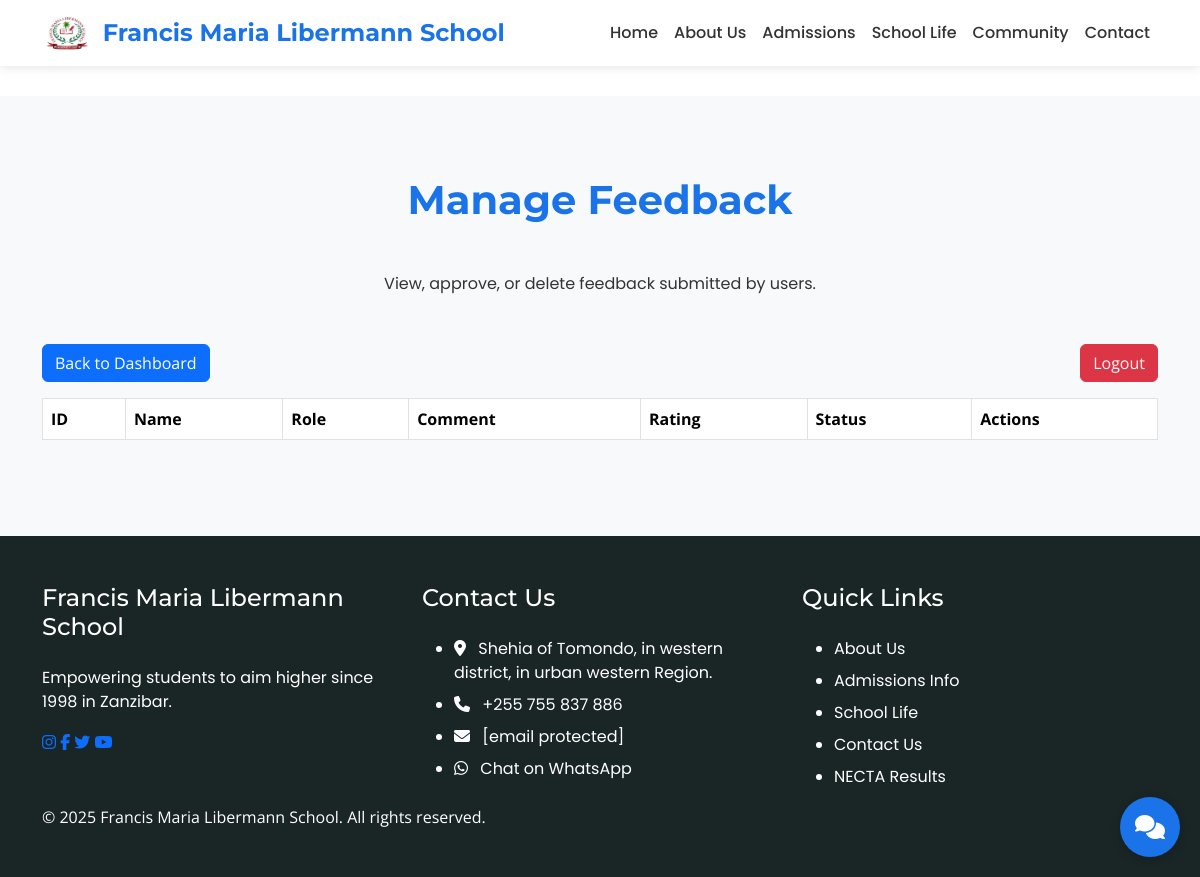
Page /admin/feedback (signed in) on the earlier database version.
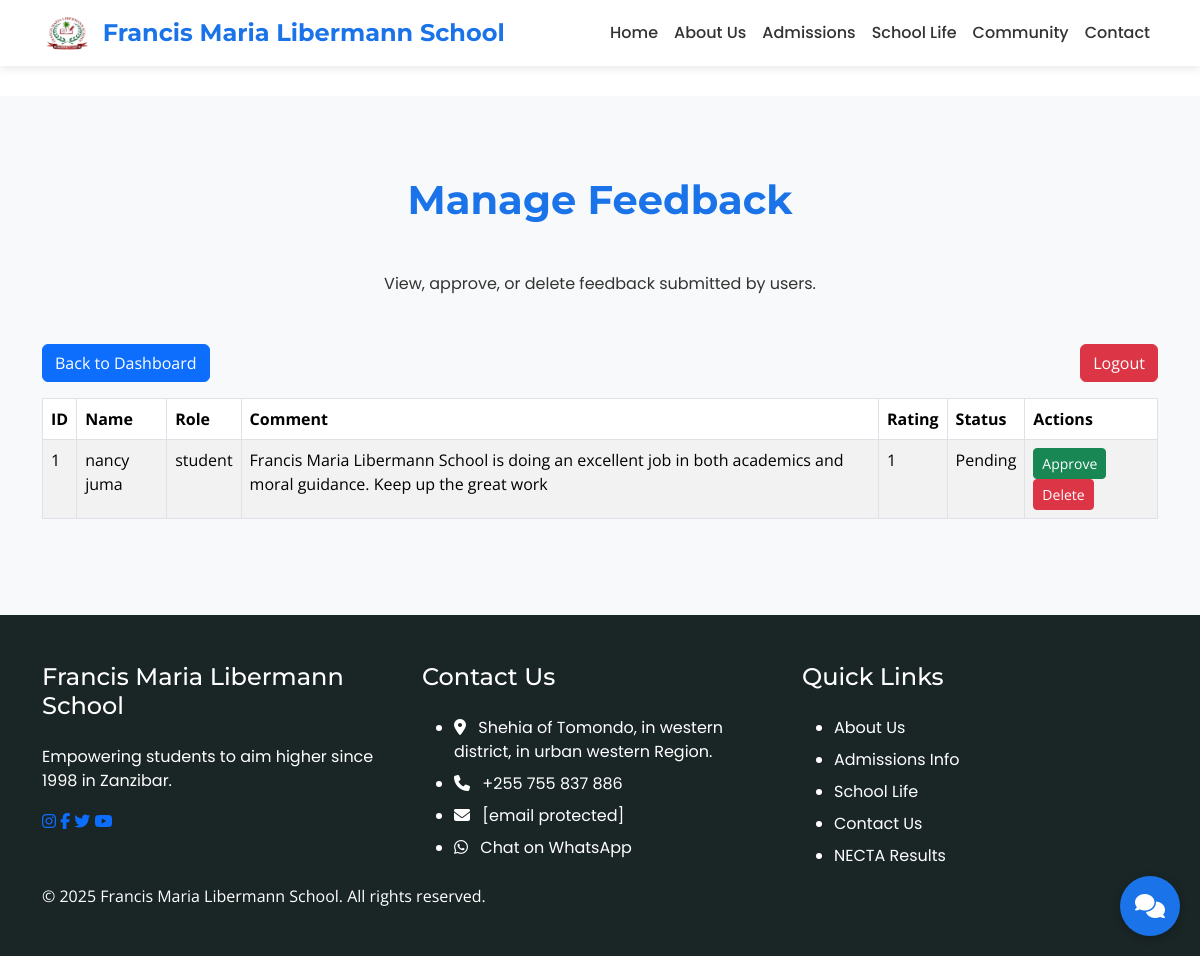
Same page on the later database version.
### app/models.py (models this page shows, shortened)
class Feedback(db.Model):
    id = db.Column(db.Integer, primary_key=True)
    name = db.Column(db.String(100), nullable=False)
    role = db.Column(db.String(50), nullable=False)
    comment = db.Column(db.Text, nullable=False)
    rating = db.Column(db.Integer, nullable=False)
    approved = db.Column(db.Boolean, default=False)
    created_at = db.Column(db.DateTime, default=datetime.utcnow)

### app/routes.py (the view, shortened to what this page needs)
@main.route('/admin/feedback', methods=['GET', 'POST'])
@login_required
def admin_feedback():
    feedbacks = Feedback.query.all()
    return render_template('admin_feedback.html', feedbacks=feedbacks)

### app/templates/admin_feedback.html (shortened to what this page needs)
{% extends "base.html" %}
{% block content %}
<section class="section bg-light">
    <div class="container">
        <h2 class="section-title">Manage Feedback</h2>
        <p class="text-center mb-5">View, approve, or delete feedback submitted by users.</p>
        <div class="row mb-3">
            <div class="col-md-12">
                <a href="{{ url_for('main.admin_dashboard') }}" class="btn btn-primary">Back to Dashboard</a>
                <a href="{{ url_for('main.admin_logout') }}" class="btn btn-danger float-end">Logout</a>
            </div>
        </div>
        <div class="row">
            <div class="col-md-12">
                <table class="table table-bordered table-striped">
                    <thead>
                        <tr>
                            <th>ID</th>
                            <th>Name</th>
                            <th>Role</th>
                            <th>Comment</th>
                            <th>Rating</th>
                            <th>Status</th>
                            <th>Actions</th>
                        </tr>
                    </thead>
                    <tbody>
                        {% for feedback in feedbacks %}
                        <tr>
                            <td>{{ feedback.id }}</td>
                            <td>{{ feedback.name }}</td>
                            <td>{{ feedback.role }}</td>
                            <td>{{ feedback.comment }}</td>
                            <td>{{ feedback.rating }}</td>
                            <td>{{ 'Approved' if feedback.approved else 'Pending' }}</td>
                            <td>
                                <form method="POST" style="display:inline;">
                                    {% if not feedback.approved %}
                                    <button type="submit" name="action" value="approve" class="btn btn-success btn-sm">Approve</button>
                                    {% endif %}
                                    <button type="submit" name="action" value="delete" class="btn btn-danger btn-sm" onclick="return confirm('Are you sure you want to delete this feedback?');">Delete</button>
                                </form>
                            </td>
                        </tr>
                        {% endfor %}
                    </tbody>
                </table>
            </div>
        </div>
    </div>
</section>
{% endblock %}

### app/templates/base.html (shortened to what this page needs)
<!DOCTYPE html>
<html lang="en">
<head>
    <link rel="stylesheet" href="https://cdnjs.cloudflare.com/ajax/libs/font-awesome/6.5.1/css/all.min.css">
    <link href="https://cdn.jsdelivr.net/npm/bootstrap@5.3.3/dist/css/bootstrap.min.css" rel="stylesheet">
    <link rel="stylesheet" href="https://unpkg.com/aos@2.3.1/dist/aos.css">
    <link rel="stylesheet" href="{{ url_for('static', filename='styles.css') }}">
</head>
<body>
    <div id="content" style="display: none;">
        <nav class="navbar navbar-expand-lg navbar-light fixed-top" id="mainNav">
            <div class="container">
                <a class="navbar-brand" href="{{ url_for('main.index') }}" data-translate="Francis Maria Libermann School">
                    <img src="{{ url_for('static', filename='assets/logo.jpeg') }}" alt="FML Logo" style="height: 40px; display: inline-block; vertical-align: middle; margin-right: 10px;">
                    Francis Maria Libermann School
                </a>
                <div class="collapse navbar-collapse" id="navbarNav">
                    <ul class="navbar-nav ms-auto">
                        <li class="nav-item">
                            <a class="nav-link {% if current_page == 'index' %}active{% endif %}" href="{{ url_for('main.index') }}" data-translate="Home">Home</a>
                        </li>
                        <li class="nav-item">
                            <a class="nav-link {% if current_page == 'about' %}active{% endif %}" href="{{ url_for('main.index') }}#about" data-translate="About Us">About Us</a>
                        </li>
                        <li class="nav-item">
                            <a class="nav-link {% if current_page == 'admissions' %}active{% endif %}" href="{{ url_for('main.admissions') }}" data-translate="Admissions">Admissions</a>
                        </li>
                        <li class="nav-item">
                            <a class="nav-link {% if current_page == 'school-life' %}active{% endif %}" href="{{ url_for('main.school_life') }}" data-translate="School Life">School Life</a>
                        </li>
                        <li class="nav-item">
                            <a class="nav-link {% if current_page == 'community' %}active{% endif %}" href="{{ url_for('main.community') }}" data-translate="Community">Community</a>
                        </li>
                        <li class="nav-item">
                            <a class="nav-link {% if current_page == 'contact' %}active{% endif %}" href="{{ url_for('main.contact') }}" data-translate="Contact">Contact</a>
                        </li>
                    </ul>
                </div>
            </div>
        </nav>
        <div class="container mt-5 pt-5" id="flashMessages">
        </div>
        {% block content %}{% endblock %}
        <footer class="footer">
            <div class="container">
                <div class="row">
                    <div class="col-lg-4 mb-4 mb-lg-0">
                        <h4 data-translate="Francis Maria Libermann School">Francis Maria Libermann School</h4>
                        <p data-translate="Empowering students to aim higher since 1998 in Zanzibar.">
                            Empowering students to aim higher since 1998 in Zanzibar.
                        </p>
                        <div class="social-links">
                            <a href="https://www.instagram.com/marist_unleashed/?hl=en" target="_blank" aria-label="Instagram"><i class="fab fa-instagram"></i></a>
                            <a href="https://www.facebook.com/MaristsTanzania/" target="_blank" aria-label="Facebook"><i class="fab fa-facebook-f"></i></a>
                            <a href="#" aria-label="Twitter"><i class="fab fa-twitter"></i></a>
                            <a href="#" aria-label="YouTube"><i class="fab fa-youtube"></i></a>
                        </div>
                    </div>
                    <div class="col-lg-4 mb-4 mb-lg-0">
                        <h4 data-translate="Contact Us">Contact Us</h4>
                        <ul class="footer-links">
                            <li><i class="fas fa-map-marker-alt me-2" aria-hidden="true"></i> <span data-translate="Shehia of Tomondo, in western district, in urban western Region.">Shehia of Tomondo, in western district, in urban western Region.</span></li>
                            <li><i class="fas fa-phone me-2" aria-hidden="true"></i> <span data-translate="+255 755 837 886">+255 755 837 886</span></li>
                            <li><i class="fas fa-envelope me-2" aria-hidden="true"></i> <span data-translate="info@maristboys.ac.tz"><a href="/cdn-cgi/l/email-protection" class="__cf_email__" data-cfemail="b7ded9d1d8f7dad6c5dec4c3d5d8cec499d6d499c3cd">[email protected]</a></span></li>
                            <li><i class="fab fa-whatsapp me-2" aria-hidden="true"></i> <a href="https://wa.me/255742901900?text=Hello,%20I%20need%20assistance%20with%20Francis%20Maria%20Libermann%20School!" target="_blank" data-translate="Chat on WhatsApp">Chat on WhatsApp</a></li>
                        </ul>
                    </div>
                    <div class="col-lg-4">
                        <h4 data-translate="Quick Links">Quick Links</h4>
                        <ul class="footer-links">
                            <li><a href="{{ url_for('main.index') }}#about" data-translate="About Us">About Us</a></li>
                            <li><a href="{{ url_for('main.admissions') }}" data-translate="Admissions Info">Admissions Info</a></li>
                            <li><a href="{{ url_for('main.school_life') }}" data-translate="School Life">School Life</a></li>
                            <li><a href="{{ url_for('main.contact') }}" data-translate="Contact Us">Contact Us</a></li>
                            <li><a href="https://matokeo.necta.go.tz/" target="_blank" data-translate="NECTA Results">NECTA Results</a></li>
                        </ul>
                    </div>
                </div>
                <div class="copyright" data-translate="© 2025 Francis Maria Libermann School. All rights reserved.">
                    © 2025 Francis Maria Libermann School. All rights reserved.
                </div>
            </div>
        </footer>
        <div class="chatbot">
            <button class="chatbot-toggle" aria-label="Open Chatbot">
                <i class="fas fa-comments" aria-hidden="true"></i>
            </button>
        </div>
    </div>
</body>
</html>

### app/static/styles.css (style rules this page uses)
body { font-family: 'Open Sans', sans-serif; color: #333; margin: 0; padding: 0; overflow-x: hidden; overflow-y: hidden; transition: overflow-y 0.3s ease; }
body.loaded { overflow-y: auto; }
h1, h2, h3, h4, h5, h6 { font-family: 'Montserrat', sans-serif; }
p, a, li { font-family: 'Poppins', sans-serif; }
#content { opacity: 0; transition: opacity 0.5s ease; }
#content.visible { opacity: 1; }
.navbar { transition: all 0.3s ease; background: rgba(255, 255, 255, 0.95); box-shadow: 0 2px 10px rgba(0, 0, 0, 0.1); position: fixed; width: 100%; z-index: 1000; }
.navbar-brand { font-family: 'Montserrat', sans-serif; font-weight: 700; font-size: 1.5rem; color: #1a73e8 !important; transition: color 0.3s ease; display: flex; align-items: center; }
.navbar-brand img { height: 40px; margin-right: 10px; transition: height 0.3s ease; }
.nav-item { position: relative; }
.nav-link { font-family: 'Poppins', sans-serif; font-weight: 500; font-size: 1rem; color: #333 !important; padding: 10px 15px; transition: color 0.3s ease; position: relative; display: inline-block; }
.nav-link::after { content: ''; position: absolute; width: 0; height: 2px; bottom: 0; left: 0; background-color: #1a73e8; transition: width 0.3s ease; }
.section { padding: 5rem 0; }
.section-title { font-size: 2.5rem; font-weight: 700; text-align: center; margin-bottom: 3rem; color: #1a73e8; }
.footer { background: #1a2526; color: #fff; padding: 3rem 0; }
.footer h4 { font-size: 1.5rem; margin-bottom: 1.5rem; }
.footer-links li { margin-bottom: 0.5rem; }
.footer-links a { color: #fff; text-decoration: none; transition: color 0.3s ease; }
.chatbot { position: fixed; bottom: 20px; right: 20px; z-index: 1000; }
.chatbot-toggle { background: #1a73e8; color: #fff; border: none; width: 60px; height: 60px; border-radius: 50%; display: flex; justify-content: center; align-items: center; font-size: 1.5rem; cursor: pointer; box-shadow: 0 2px 10px rgba(0, 0, 0, 0.2); transition: background 0.3s ease; }

Differences in the rows shown:
added Feedback: id "1", name "nancy juma", role "student", comment "Francis Maria Libermann School is doing an excellent job in both academics and moral guidance. Keep up the great work", rating "1", approved "Pending", shows "Approve"
